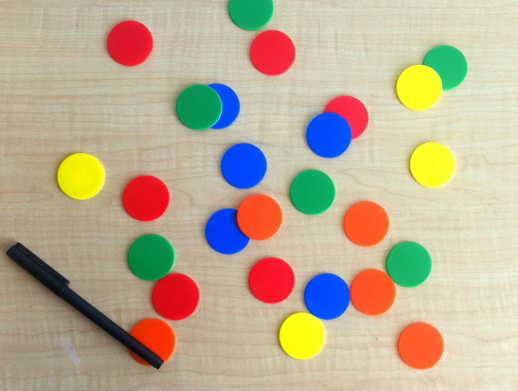
#> input picture pictures/coloredChips.png, 518 x 391 px, found by its file name
$ jupyter execute --allow-errors Lab03ComputerVision.ipynb   (shell and % lines are left out)
#> lines starting #> are read from the running program, lines starting #| are printed output that depends on the picture; after the words box and inside, x2 and y2 are one past the last pixel; in counts of white or black regions, pixels touching at a corner belong together
## **<center><font style="color:rgb(100,109,254)">Digital Image Processing</font> </center>**
### **<center><font style="color:rgb(100,109,254)">Lab 03</font> </center>**

### **<center><font style="color:rgb(100,109,254)">Binarization, image stacking, trackbars</font> </center>**

****

### **<font style="color:rgb(255,0,255)">01. Binarization / Threholding </font>**

* is a technique in OpenCV, which is the assignment of pixel values in relation to the threshold value provided.
* In thresholding, each pixel value is compared with the threshold value. If the pixel value is smaller than the threshold, it is set to 0, otherwise, it is set to a maximum value (generally 255).
* Thresholding is a very popular segmentation technique, used for separating an object considered as a foreground from its background.
* A threshold is a value which has two regions on its either side i.e. below the threshold or above the threshold.
* In Computer Vision, this technique of thresholding is done on grayscale images. So initially, the image has to be converted in grayscale color space.

**`Syntax:`**
        cv2.threshold(source, thresholdValue, maxVal, thresholdingTechnique)

**`Parameters:`**

* *`source:`* Input Image array (must be in Grayscale).
* *`thresholdValue:`* Value of Threshold below and above which pixel values will change accordingly.
* *`maxVal:`* Maximum value that can be assigned to a pixel.
* *`thresholdingTechnique:`* The type of thresholding to be applied.

**`Simple Thresholding`**

The basic Thresholding technique is Binary Thresholding. For every pixel, the same threshold value is applied. If the pixel value is smaller than the threshold, it is set to 0, otherwise, it is set to a maximum value.
The different Simple Thresholding Techniques are:

#####  *`cv2.THRESH_BINARY:`* If pixel intensity is greater than the set threshold, value set to 255, else set to 0 (black).

[cell 1]
import cv2
import matplotlib.pyplot as plt

[cell 2]
path = "C:\\Users\\hp\\Google Drive\\Fiverr Work\\2022\\33. Computer Vision Course\\pictures"

[cell 3]
img = cv2.imread(path+"\\coloredChips.png")  # took path and name of image as an argument
#> img is the input picture: shape (391, 518, 3); mean B, G, R 148.1, 173.3, 188.3

RGBImage = cv2.cvtColor(img, cv2.COLOR_BGR2RGB)

plt.figure(figsize=(5,5))
plt.imshow(RGBImage)
plt.title("Orignal Image", fontsize = 16, fontweight = 'bold')

#### Convert it to Grayscale

[cell 4]
imgGray = cv2.cvtColor(img, cv2.COLOR_BGR2GRAY)
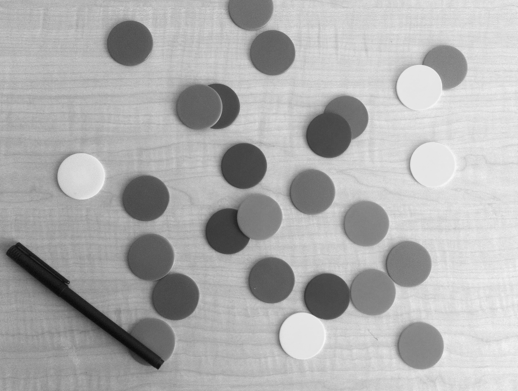
#> imgGray: shape (391, 518); min 10, max 247, mean 174.9

plt.figure(figsize=(5,5))
plt.imshow(imgGray, cmap='gray')
plt.title("Gray Image", fontsize = 16, fontweight = 'bold')

cv2.imshow("Gray Image", imgGray)
cv2.waitKey(0)
cv2.destroyAllWindows()

#### Apply Binarization

[cell 5]
lb = 120
ub = 200
ret, thresh1 = cv2.threshold(imgGray, lb, ub, cv2.THRESH_BINARY)
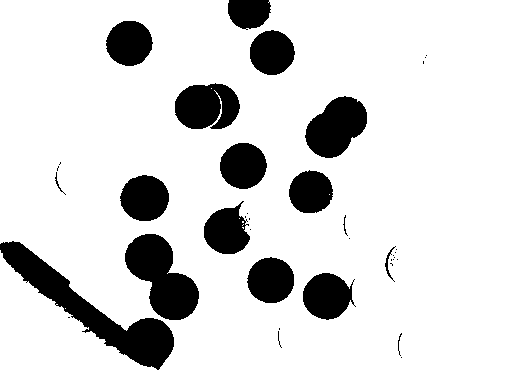
#> thresh1: shape (391, 518); values 0 (black) and 200 (white), 85.9% white; 39 black regions (22 under 20 px), largest, box (x1, y1, x2, y2) and area: (0, 241, 174, 370) 5510, (125, 234, 199, 320) 3621, (305, 96, 367, 158) 2582
#> ret = 120
ret
#> Out = 120

[cell 6]
plt.figure(figsize=(5,5))
plt.imshow(thresh1, cmap='gray')
plt.title("THRESH_BINAR", fontsize = 16, fontweight = 'bold')

cv2.imshow("THRESH_BINAR", thresh1)
cv2.waitKey(0)
cv2.destroyAllWindows()

##### *`cv2.THRESH_BINARY_INV:`* Inverted or Opposite case of cv2.THRESH_BINARY.

[cell 7]
lb = 120
ub = 200
ret, thresh2 = cv2.threshold(imgGray, lb, ub, cv2.THRESH_BINARY_INV)

plt.figure(figsize=(5,5))
plt.imshow(thresh2, cmap='gray')
plt.title("HRESH_BINARY_INV", fontsize = 16, fontweight = 'bold')

cv2.imshow("HRESH_BINARY_INV", thresh2)
cv2.waitKey(0)
cv2.destroyAllWindows()

#### *`cv.THRESH_TRUNC:`* If pixel intensity value is greater than threshold, it is truncated to the threshold. The pixel values are set to be the same as the threshold. All other values remain the same

[cell 8]
lb = 120
ub = 200
ret, thresh3 = cv2.threshold(imgGray, lb, ub, cv2.THRESH_TRUNC)
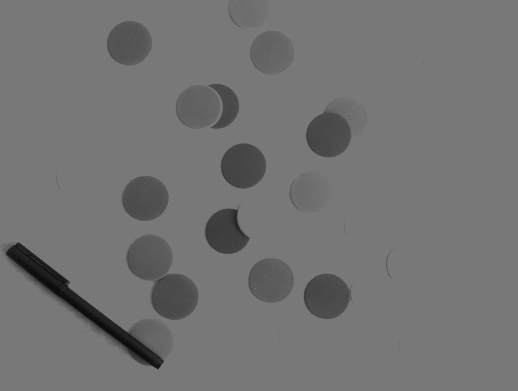
#> thresh3: shape (391, 518); min 10, max 120, mean 114.8

plt.figure(figsize=(5,5))
plt.imshow(thresh3, cmap='gray')
plt.title("THRESH_TRUNC", fontsize = 16, fontweight = 'bold')

cv2.imshow("THRESH_TRUNC", thresh3)
cv2.waitKey(0)
cv2.destroyAllWindows()

#### *`cv.THRESH_TOZERO:`* Pixel intensity is set to 0, for all the pixels intensity, less than the threshold value.

[cell 9]
lb = 120
ub = 200
ret, thresh4 = cv2.threshold(imgGray, lb, ub, cv2.THRESH_TOZERO)
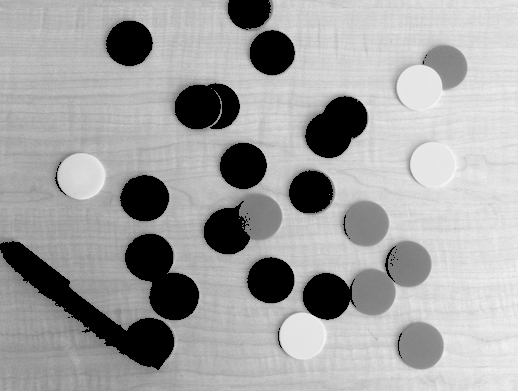
#> thresh4: shape (391, 518); min 0, max 247, mean 163.2

plt.figure(figsize=(5,5))
plt.imshow(thresh4, cmap='gray')
plt.title("THRESH_TOZERO", fontsize = 16, fontweight = 'bold')

cv2.imshow("THRESH_TOZERO", thresh4)
cv2.waitKey(0)
cv2.destroyAllWindows()

#### *`cv.THRESH_TOZERO_INV`*: Inverted or Opposite case of cv2.THRESH_TOZERO.

[cell 10]
lb = 120
ub = 200
ret, thresh5 = cv2.threshold(imgGray, lb, ub, cv2.THRESH_TOZERO_INV)
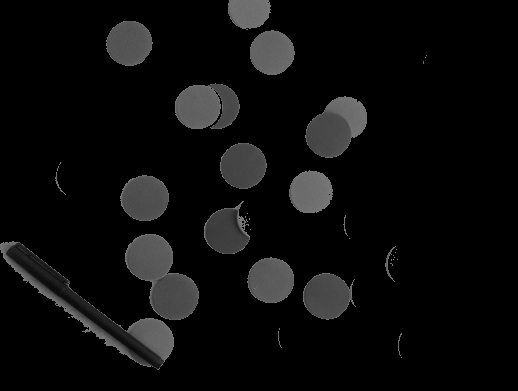
#> thresh5: shape (391, 518); min 0, max 120, mean 11.7

plt.figure(figsize=(5,5))
plt.imshow(thresh5, cmap='gray')
plt.title("THRESH_TOZERO_INV", fontsize = 16, fontweight = 'bold')

cv2.imshow("THRESH_TOZERO_INV", thresh5)
cv2.waitKey(0)
cv2.destroyAllWindows()

**********

### **<font style="color:rgb(255,0,255)">02. OpenCV namedWindow(), createTrackbar(), getTrackbarPos() Function</font>**

* is used to create a window with a suitable name and size to display images and videos on the screen.

### **`Syntax`**

    cv2.namedWindow(window_name, flag)

* *`window_name:`* Name of the window that will display image/video
* *`flag:`*  Represents if window size is automatically set or adjustable.

Some of the flag values are:

* *`WINDOW_NORMAL`* – Allows to manually change window size
* *`WINDOW_AUTOSIZE(Default)`* – Automatically sets the window size
* *`WINDOW_FULLSCREEN`* – Changes the window size to fullscreen

### <font style="color:rgb(255,0,0)">createTrackbar(): </font>

### **`Syntax`**

	cv2.createTrackbar(trackbarName, windowName, DefaultValue, maximumValue, functionNameWhichSimplyPass)

E.g.

	cv2.createTrackbar('R', 'image', 0, 255, nothing)

*`Return`* nothing

### <font style="color:rgb(255,0,0)">getTrackbarPos(): </font>

### **`Syntax`**

    cv.getTrackbarPos(trackbarname, winname)

**`Parameters`**

*`trackbarname:`* Name of trackbar
*`winname:`* Name of the window that is the parent of the trackbar.

*`Return:`* Current position of the specified trackbar

#### **`Examaple: 1`** I want to change the color of image R, G, and B by using OpenCV trackbar functions

### **<font style="color:rgb(0,255,0)">Full Code</font>**

[cell 11]
import cv2 as cv
import numpy as np

# you have to create a function which simply do nothing and pass
# because it is required as fifth argument of createTracbar function
def nothing(x):
    pass

# Creating a black image using numpy, with following dimension 400x500x3
img = np.zeros((200, 600, 3), "uint8")

# creating a display window with named "image"
cv.namedWindow("image")

# creating trackbars for red color change,
# R is name of trackbar,
# image is name of window on which it will display
# 0 is by default value of trackbar when it start
# 255 is the maximum value of the trackbar
# nothing is the function created above which simply do nothing and pass,
# it is requirement of createTrackbar function
cv.createTrackbar('R', 'image', 0, 255, nothing)

# creating trackbars for Green color change
cv.createTrackbar('G', 'image', 0, 255, nothing)

# creating trackbars for Blue color change
cv.createTrackbar('B', 'image', 0, 255, nothing)

# now i want to get the values of each trackbar
# for that i need a loop which runs continuously

while True:

    # get current positions or value of all Three trackbars
    # R is the name of trackbar created above and
    # image is the name of window
    r = cv.getTrackbarPos('R', 'image')
    g = cv.getTrackbarPos('G', 'image')
    b = cv.getTrackbarPos('B', 'image')

    # now assign these r, g, and b trackbar value to original image
    img[:] = [b, g, r]

    # Now show the created image (img) inside the above created window,
    # you have to mention the name of window, in this case the name of window is "image"

    cv.imshow("image", img)
    key = cv.waitKey(1)
#> (key q is pressed here)

    if key == ord("q"):
        cv.destroyAllWindows()
        break

cv.destroyAllWindows()

#### **`Examaple:2`** - I want to convert the color (cvtColor) using Trackbar

### **<font style="color:rgb(0,255,0)">Full Code</font>**

[cell 12]
import cv2 as cv
def nothing(x):
    pass

path = "C:\\Users\\hp\\Google Drive\\Fiverr Work\\2022\\15. Teaching OpenCV to Client\\pictures"

img = cv.imread(path + "\\eyes.jpg")

#> (the rest of this cell did not finish here and is left out)

******

### **<font style="color:rgb(255,0,255)">03. Image Stacking</font>**

[cell 13]
import numpy as np

a = np.array([1, 2, 3])
b = np.array([4, 5, 6])

c = np.hstack((a, b))

print(c)

[cell 14]
hstackw = np.hstack((imgGray, thresh1,thresh2,thresh3,thresh4,thresh5))
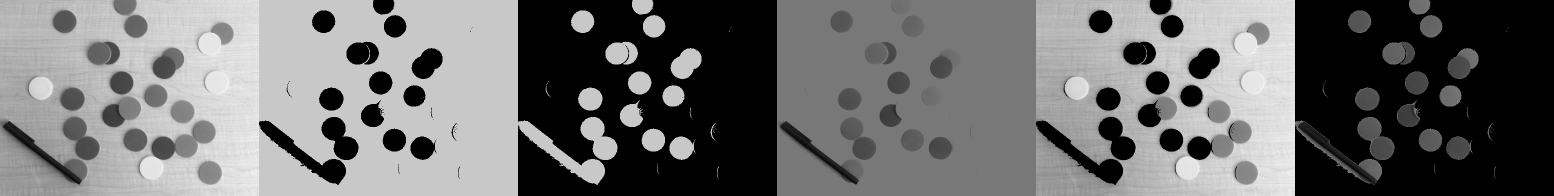
#> hstackw: shape (391, 3108) (shown at 1/2 size); min 0, max 247, mean 110.8
cv2.imshow("stack", hstackw)
cv2.waitKey()
cv2.destroyAllWindows()
